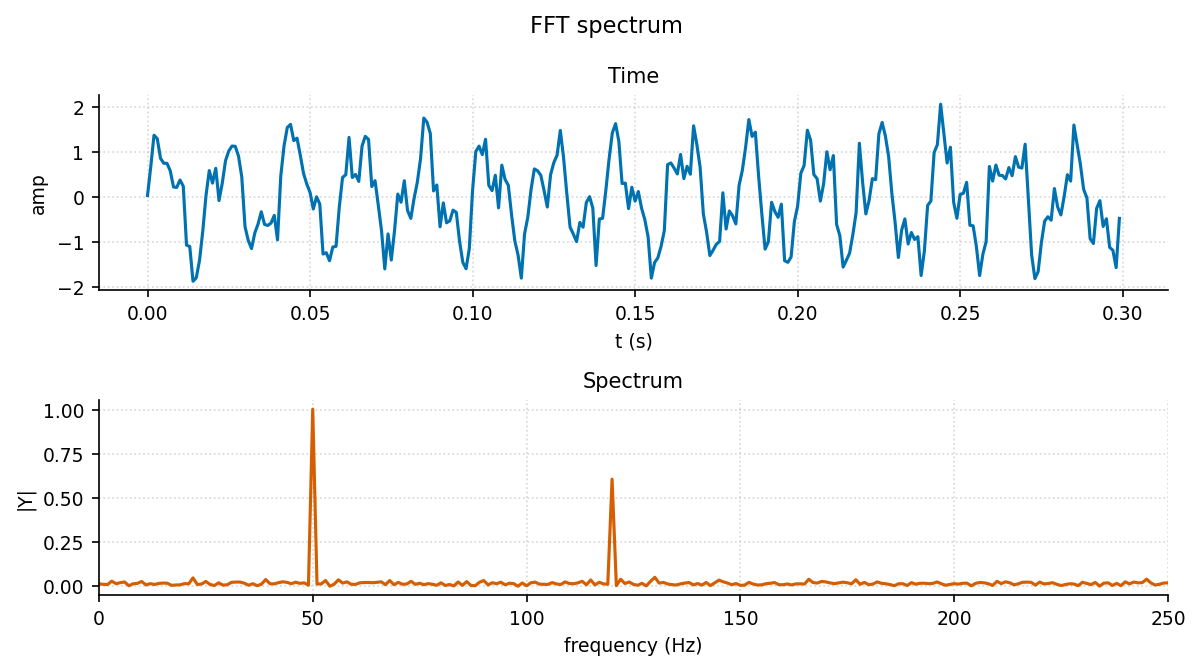

Python code for this plot:
"""fft_spectrum: FFT 单边幅值谱."""
import sys, os; sys.path.insert(0, os.path.join(os.path.dirname(os.path.abspath(__file__)), '..', '..', '_utils', 'python'))
import numpy as np
import matplotlib.pyplot as plt
from theme import apply_theme
from palette import cycle
from demo_data import gen_signal

def make_figure(t=None, sig=None, fs=None, title='FFT spectrum'):
    apply_theme(fig_size=(8, 4.5))
    if t is None:
        t, sig, fs = gen_signal()
    N = len(sig)
    Y = np.fft.rfft(sig); f = np.fft.rfftfreq(N, 1/fs)
    amp = 2*np.abs(Y)/N; amp[0] /= 2
    fig, (a1, a2) = plt.subplots(2, 1)
    a1.plot(t[:300], sig[:300], color=cycle(0))
    a1.set_xlabel('t (s)'); a1.set_ylabel('amp'); a1.set_title('Time')
    a1.grid(True, linestyle=':', alpha=0.5)
    a2.plot(f, amp, color=cycle(1))
    a2.set_xlabel('frequency (Hz)'); a2.set_ylabel('|Y|'); a2.set_title('Spectrum')
    a2.set_xlim(0, fs/4); a2.grid(True, linestyle=':', alpha=0.5)
    fig.suptitle(title); fig.tight_layout()
    return fig

if __name__ == '__main__':
    fig = make_figure()
    fig.savefig(__file__.replace('.py', '.png'), dpi=150)
